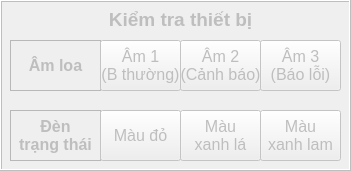
    <widget class="QFrame" name="frame_3">
     <property name="enabled">
      <bool>false</bool>
     </property>
     <property name="geometry">
      <rect>
       <x>0</x>
       <y>260</y>
       <width>351</width>
       <height>171</height>
      </rect>
     </property>
     <property name="autoFillBackground">
      <bool>true</bool>
     </property>
     <property name="frameShape">
      <enum>QFrame::Box</enum>
     </property>
     <property name="frameShadow">
      <enum>QFrame::Raised</enum>
     </property>
     <widget class="QLabel" name="lb_checkDevice">
      <property name="geometry">
       <rect>
        <x>80</x>
        <y>4</y>
        <width>201</width>
        <height>31</height>
       </rect>
      </property>
      <property name="font">
       <font>
        <pointsize>14</pointsize>
        <weight>75</weight>
        <bold>true</bold>
       </font>
      </property>
      <property name="autoFillBackground">
       <bool>false</bool>
      </property>
      <property name="frameShape">
       <enum>QFrame::NoFrame</enum>
      </property>
      <property name="lineWidth">
       <number>1</number>
      </property>
      <property name="midLineWidth">
       <number>0</number>
      </property>
      <property name="text">
       <string>Kiểm tra thiết bị</string>
      </property>
      <property name="scaledContents">
       <bool>false</bool>
      </property>
      <property name="alignment">
       <set>Qt::AlignCenter</set>
      </property>
      <property name="wordWrap">
       <bool>false</bool>
      </property>
      <property name="openExternalLinks">
       <bool>false</bool>
      </property>
     </widget>
     <widget class="QLabel" name="lb_speakerSound">
      <property name="geometry">
       <rect>
        <x>10</x>
        <y>40</y>
        <width>91</width>
        <height>51</height>
       </rect>
      </property>
      <property name="font">
       <font>
        <pointsize>12</pointsize>
        <weight>75</weight>
        <bold>true</bold>
       </font>
      </property>
      <property name="autoFillBackground">
       <bool>false</bool>
      </property>
      <property name="frameShape">
       <enum>QFrame::StyledPanel</enum>
      </property>
      <property name="lineWidth">
       <number>1</number>
      </property>
      <property name="midLineWidth">
       <number>0</number>
      </property>
      <property name="text">
       <string>Âm loa</string>
      </property>
      <property name="scaledContents">
       <bool>false</bool>
      </property>
      <property name="alignment">
       <set>Qt::AlignCenter</set>
      </property>
      <property name="wordWrap">
       <bool>false</bool>
      </property>
      <property name="openExternalLinks">
       <bool>false</bool>
      </property>
     </widget>
     <widget class="QPushButton" name="bt_speakerSound_1">
      <property name="geometry">
       <rect>
        <x>100</x>
        <y>40</y>
        <width>81</width>
        <height>51</height>
       </rect>
      </property>
      <property name="font">
       <font>
        <pointsize>12</pointsize>
       </font>
      </property>
      <property name="text">
       <string>Âm 1
(B thường)</string>
      </property>
     </widget>
     <widget class="QPushButton" name="bt_speakerSound_2">
      <property name="geometry">
       <rect>
        <x>180</x>
        <y>40</y>
        <width>81</width>
        <height>51</height>
       </rect>
      </property>
      <property name="font">
       <font>
        <pointsize>12</pointsize>
       </font>
      </property>
      <property name="text">
       <string>Âm 2
(Cảnh báo)</string>
      </property>
     </widget>
     <widget class="QPushButton" name="bt_speakerSound_3">
      <property name="geometry">
       <rect>
        <x>260</x>
        <y>40</y>
        <width>81</width>
        <height>51</height>
       </rect>
      </property>
      <property name="font">
       <font>
        <pointsize>12</pointsize>
       </font>
      </property>
      <property name="text">
       <string>Âm 3
(Báo lỗi)</string>
      </property>
     </widget>
     <widget class="QLabel" name="lb_light">
      <property name="geometry">
       <rect>
        <x>10</x>
        <y>110</y>
        <width>91</width>
        <height>51</height>
       </rect>
      </property>
      <property name="font">
       <font>
        <pointsize>12</pointsize>
        <weight>75</weight>
        <bold>true</bold>
       </font>
      </property>
      <property name="autoFillBackground">
       <bool>false</bool>
      </property>
      <property name="frameShape">
       <enum>QFrame::StyledPanel</enum>
      </property>
      <property name="lineWidth">
       <number>1</number>
      </property>
      <property name="midLineWidth">
       <number>0</number>
      </property>
      <property name="text">
       <string>Đèn
trạng thái</string>
      </property>
      <property name="scaledContents">
       <bool>false</bool>
      </property>
      <property name="alignment">
       <set>Qt::AlignCenter</set>
      </property>
      <property name="wordWrap">
       <bool>false</bool>
      </property>
      <property name="openExternalLinks">
       <bool>false</bool>
      </property>
     </widget>
     <widget class="QPushButton" name="bt_light_red">
      <property name="geometry">
       <rect>
        <x>100</x>
        <y>110</y>
        <width>81</width>
        <height>51</height>
       </rect>
      </property>
      <property name="font">
       <font>
        <pointsize>12</pointsize>
       </font>
      </property>
      <property name="text">
       <string>Màu đỏ</string>
      </property>
     </widget>
     <widget class="QPushButton" name="bt_light_blue">
      <property name="geometry">
       <rect>
        <x>260</x>
        <y>110</y>
        <width>81</width>
        <height>51</height>
       </rect>
      </property>
      <property name="font">
       <font>
        <pointsize>12</pointsize>
       </font>
      </property>
      <property name="text">
       <string>Màu
xanh lam</string>
      </property>
     </widget>
     <widget class="QPushButton" name="bt_light_green">
      <property name="geometry">
       <rect>
        <x>180</x>
        <y>110</y>
        <width>81</width>
        <height>51</height>
       </rect>
      </property>
      <property name="font">
       <font>
        <pointsize>12</pointsize>
       </font>
      </property>
      <property name="text">
       <string>Màu
xanh lá</string>
      </property>
     </widget>
    </widget>
